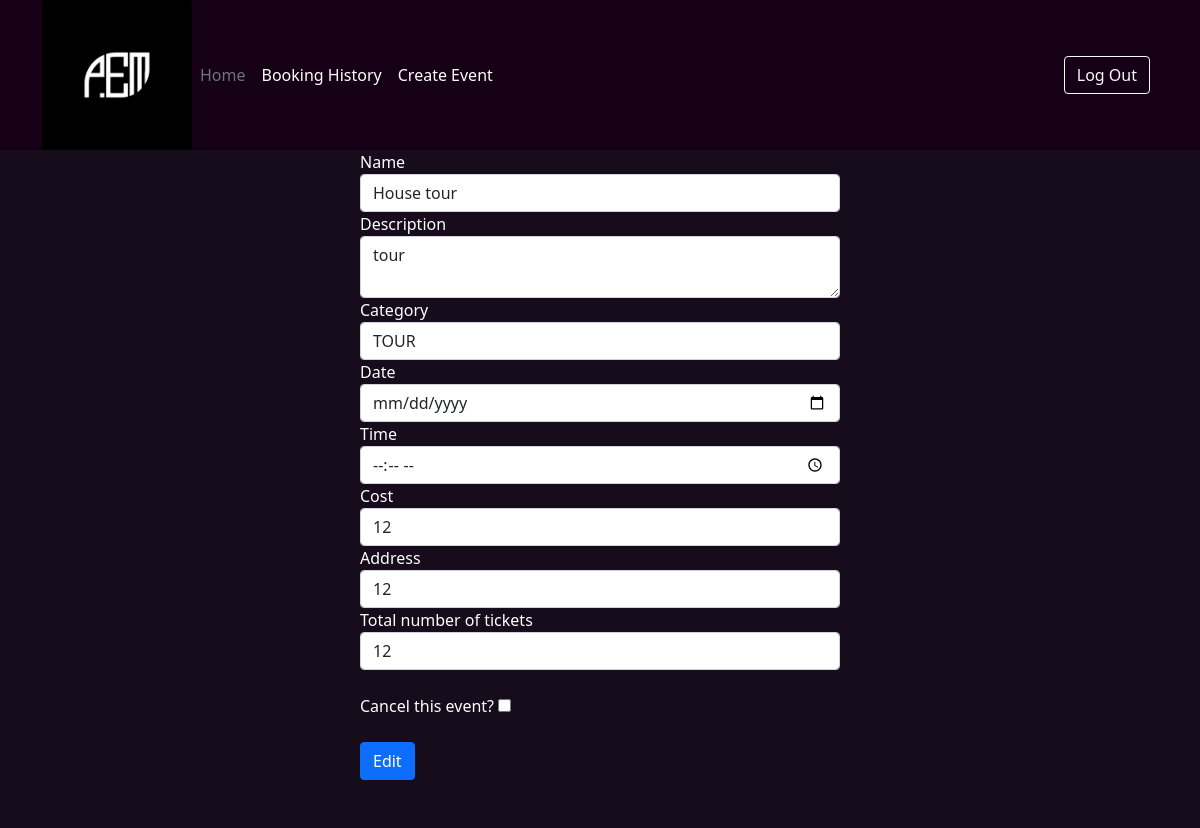
/event/edit/1 (signed in), run on an earlier commit of the app's database.
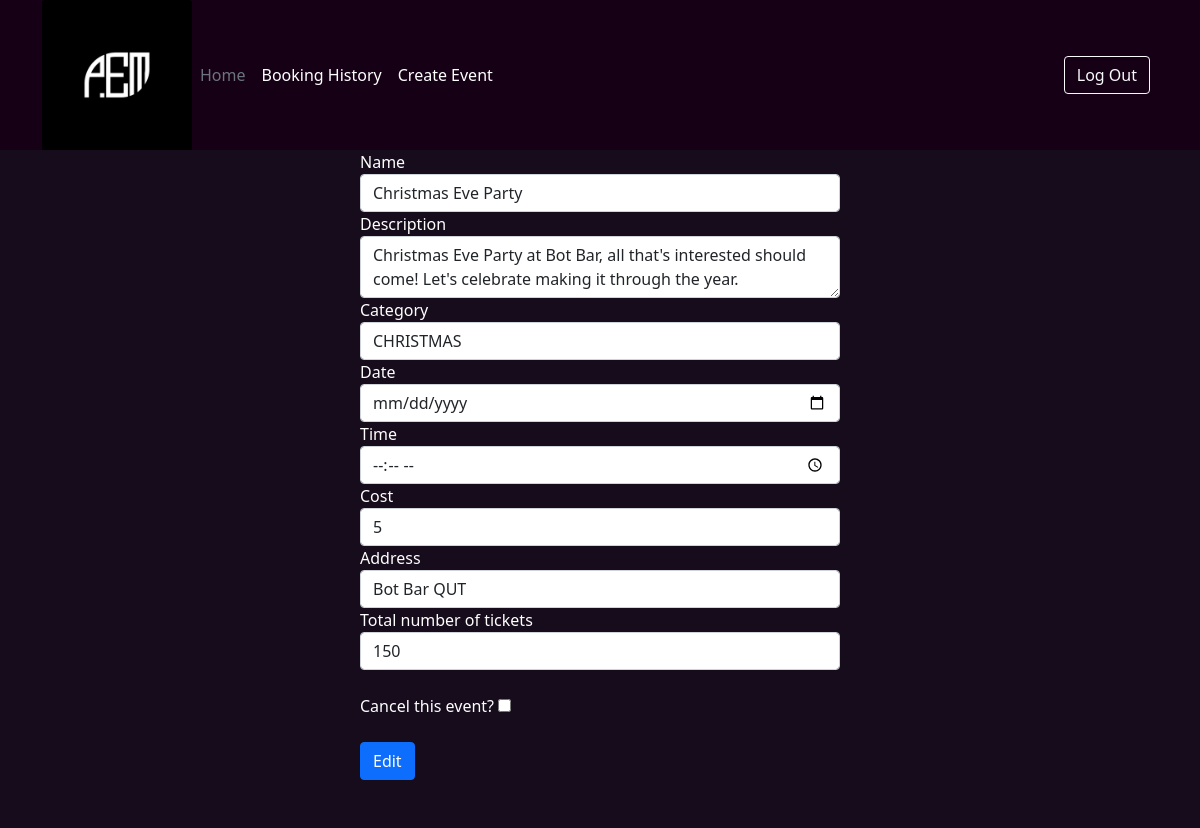
And on a later commit of the database.
### website/models.py (models this page shows)
class Event(db.Model):
    __tablename__ = "events"
    EventID = db.Column(db.Integer, primary_key = True, nullable = False, autoincrement=True)
    Name = db.Column(db.String(256), nullable = False)
    Description = db.Column(db.String(256), nullable = False)
    Status = db.Column(db.String(256), nullable = False)
    DateTime = db.Column(db.DateTime, nullable = False)
    Cost = db.Column(db.Integer, nullable = False)
    Address = db.Column(db.String(256), nullable = False)
    AvailableTickets = db.Column(db.Integer, nullable = False)
    TotalTickets = db.Column(db.Integer, nullable = False)
    Image = db.Column(db.String(256), nullable = True)
    Username = db.Column(db.Integer, db.ForeignKey('users.Username'))
    CategoryID = db.Column(db.Integer, db.ForeignKey('categories.CategoryID'))
    Comments = db.relationship("Comment", backref="Event")
    Orders = db.relationship("Order", backref="Event")

### website/event.py (the view, shortened to what this page needs)
@eventbp.route('/edit/<int:id>', methods=['GET', 'POST'])
def edit(id):
    event = Event.query.filter_by(EventID = id).first()
    if current_user.Username != event.Username:
        abort(404)
    if event is None:
        abort(404)
    form = createEditForm(event)
    return render_template('event/update.html', form = form, event = event)

### website/forms.py
    class EditForm(FlaskForm):
        Name = StringField("Name", validators=[Optional()], render_kw={"value":event.Name})
        Description = TextAreaField("Description", validators=[Optional()], render_kw={"value":event.Name})
        Date = DateField("Date", validators=[Optional()])
        Time = TimeField("Time", validators=[Optional()])
        Cost = IntegerField("Cost", validators=[Optional()], render_kw={"value":event.Cost})
        Address = StringField("Address", validators=[Optional()], render_kw={"value":event.Address})
        TotalTickets = IntegerField("Total number of tickets", validators=[Optional(), NumberRange(min=1)], render_kw={"value":event.TotalTickets})
        Category = StringField("Category", validators=[Optional()], render_kw={"value":event.Category.Name})
        CancelEvent = BooleanField("Cancel this event?", validators=[Optional()])
        Create = SubmitField("Edit")

### website/templates/event/update.html (shortened to what this page needs)
{% extends "base.html" %}
{% block body %}
<form class="formCentre" style="width:40%;" style="width:60%;" method="POST" action="">
    <div style="color: white;" class="form-group">
        {{form.Name.label}}
        {{form.Name (class="form-control", placeholder="Name of your event")}}
        {{form.Description.label}}
        <textarea class="form-control" id="Description" name="Description" placeholder="Description of your event" value="Party">{{event.Description}}</textarea>
        {{form.Category.label}}
        {{form.Category (class="form-control", placeholder="Category of your event")}}
        {{form.Date.label}}
        {{form.Date (class="form-control")}}
        {{form.Time.label}}
        {{form.Time (class="form-control")}}
        {{form.Cost.label}}
        {{form.Cost (class="form-control", placeholder="$AUD", type="number")}}
        {{form.Address.label}}
        {{form.Address (class="form-control", placeholder="Address for you event")}}
        {{form.TotalTickets.label}}
        {{form.TotalTickets (class="form-control", placeholder="Total number of tickets", type="number")}}
        <br>
        {{form.CancelEvent.label}}
        {{form.CancelEvent (class="", type="checkbox")}}
        <br>
        {{form.Create (class="btn btn-primary mt-4")}}
    </div>
</form>
{% endblock %}

What changed in the data, as far as the page shows it:
changed Event: Description "tour" → "Christmas Eve Party at Bot Bar, all that's interested should come! Let's celebrate making it through the year."
Also different on the page:
form field Name: "House tour" → "Christmas Eve Party"
form field Category: "TOUR" → "CHRISTMAS"
form field Cost: "12" → "5"
form field Address: "12" → "Bot Bar QUT"
form field TotalTickets: "12" → "150"
